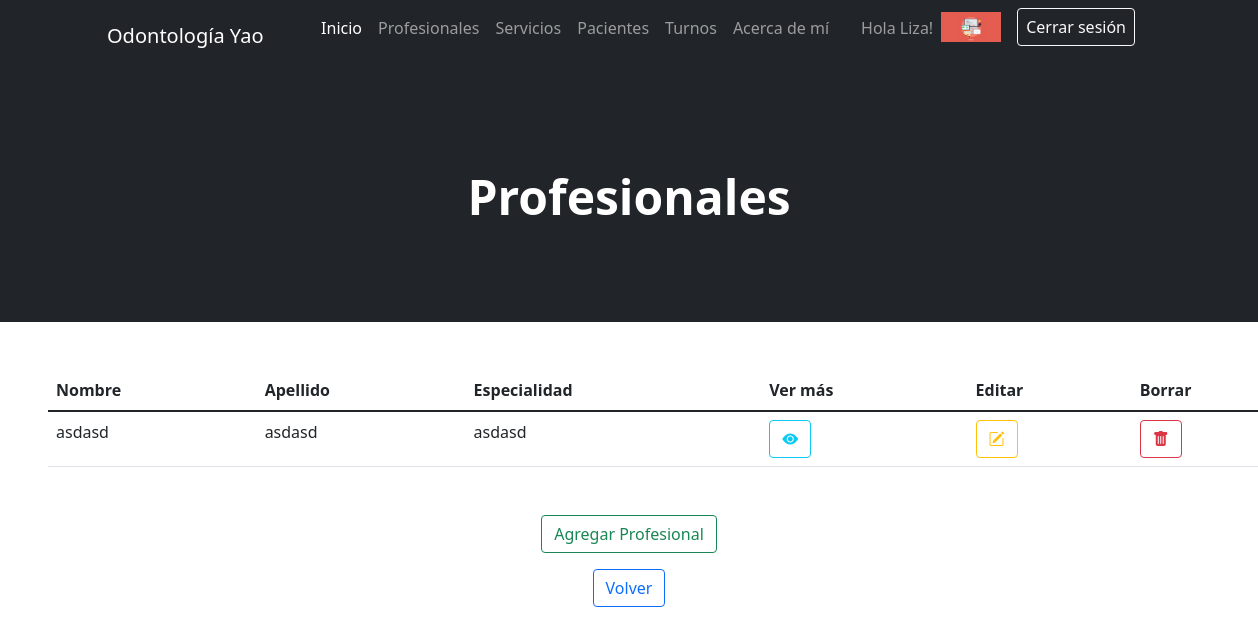
Before: /AppOdonto/profesional/list/ (signed in) with the older database file.
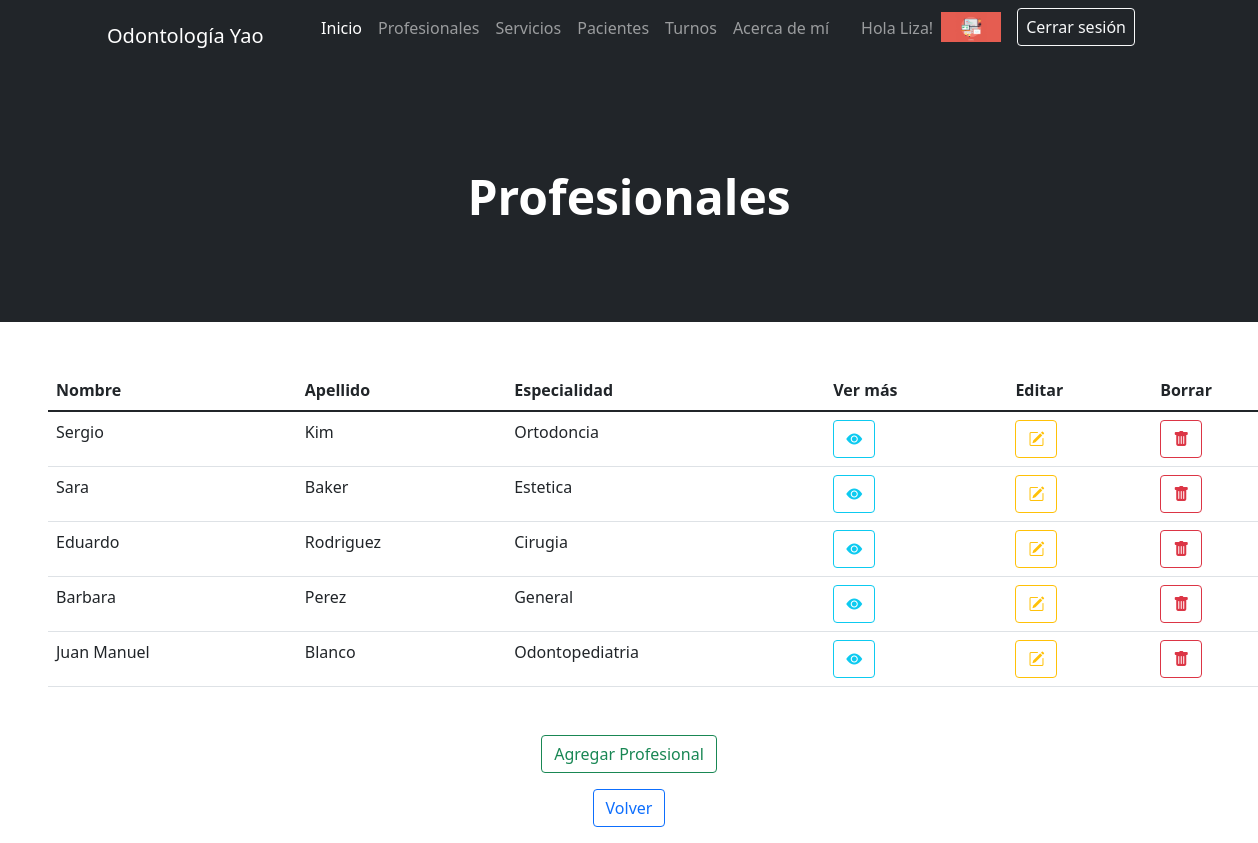
After: the same page with the newer database file.
### AppOdonto/models.py (models this page shows, shortened)
class Profesional(models.Model):
    nombre = models.CharField(max_length=25)
    apellido = models.CharField(max_length=25)
    especialidad = models.CharField(max_length=25)
    celular = models.CharField(max_length=10)
    email = models.EmailField()

### AppOdonto/views.py (the view)
# urls.py: path('profesional/list/', ProfesionalList.as_view(), name="Profesional List"),
class ProfesionalList(LoginRequiredMixin, ListView):
    model = Profesional

### AppOdonto/templates/AppOdonto/profesional_list.html (shortened to what this page needs)
{% extends "AppOdonto/padre.html" %}
{% block header %}
    <h1 class="display-5 fw-bolder text-white mb-2">Profesionales</h1>
{% endblock %}
{% block formulario %}
<table class="table m-5">
    <thead>
    <tr>
        <th scope="col">Nombre</th>
        <th scope="col">Apellido</th>
        <th scope="col">Especialidad</th>
        <th scope="col">Ver más</th>
        <th scope="col">Editar</th>
        <th scope="col">Borrar</th>
    </tr>
    </thead>
    <tbody class="table-group-divider">
    {% for profesional in object_list %}
        <tr>
            <td>{{profesional.nombre}}</td>
            <td>{{profesional.apellido}}</td>
            <td>{{profesional.especialidad}}</td>
            <td><a href="{% url 'Profesional Detail' profesional.id %}" class="btn btn-outline-info"><i class="bi bi-eye-fill"></i></a></td>
            <td><a href="{% url 'Profesional Edit' profesional.id %}" class="btn btn-outline-warning"><i class="bi bi-pencil-square"></i></a></td>
            <td><a href="{% url 'Profesional Delete' profesional.id %}" class="btn btn-outline-danger"><i class="bi bi-trash-fill"></i></a></td>
        </tr>
    {% endfor %}
    </tbody>
</table>
    <p class="text-center"><a href="{% url 'Profesional Create' %}" class="btn btn-outline-success">Agregar Profesional</a></p>
    <p>
    <p class="text-center"><a href="{% url 'Inicio' %}" class="btn btn-outline-primary">Volver</a></p>
    </p>
{% endblock %}

Changed rows visible on the page:
changed Profesional: nombre "asdasd" → "Sergio"; apellido "asdasd" → "Kim"; especialidad "asdasd" → "Ortodoncia"
added Profesional: nombre "Sara", apellido "Baker", especialidad "Estetica"
added Profesional: nombre "Eduardo", apellido "Rodriguez", especialidad "Cirugia"
added Profesional: nombre "Barbara", apellido "Perez", especialidad "General"
added Profesional: nombre "Juan Manuel", apellido "Blanco", especialidad "Odontopediatria"
